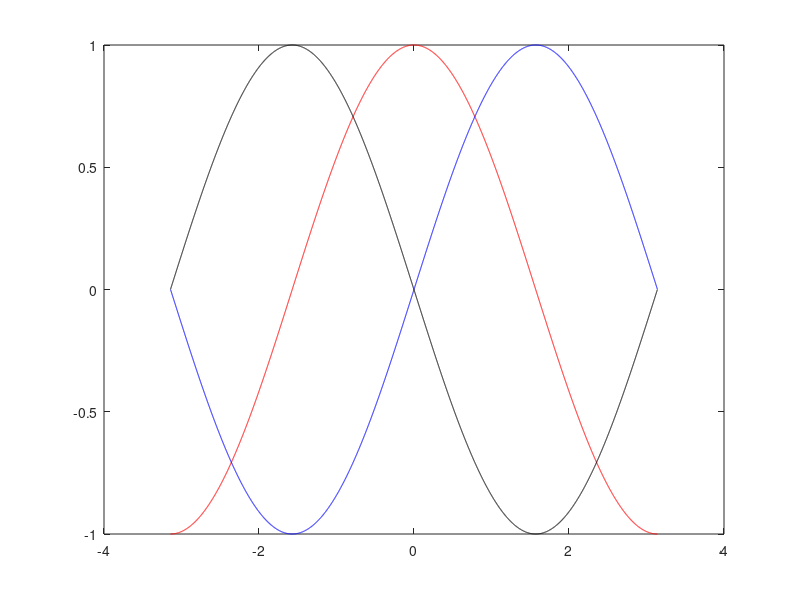

MATLAB code to generate this figure:
clear;
h = 0.001;       % step size
X = -pi:h:pi;    % domain
f = sin(X);      % range
Y = diff(f)/h;   % first derivative
Z = diff(Y)/h;   % second derivative
plot(X(:,1:length(Y)),Y,'r',X,f,'b', X(:,1:length(Z)),Z,'k')